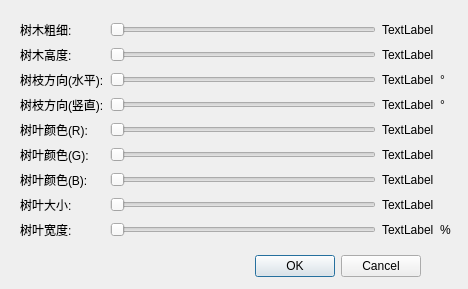
<?xml version="1.0" encoding="UTF-8"?>
<ui version="4.0">
 <class>TreeDialog</class>
 <widget class="QDialog" name="TreeDialog">
  <property name="geometry">
   <rect>
    <x>0</x>
    <y>0</y>
    <width>468</width>
    <height>289</height>
   </rect>
  </property>
  <property name="windowTitle">
   <string>设置树木参数</string>
  </property>
  <widget class="QDialogButtonBox" name="buttonBox">
   <property name="geometry">
    <rect>
     <x>80</x>
     <y>250</y>
     <width>341</width>
     <height>32</height>
    </rect>
   </property>
   <property name="orientation">
    <enum>Qt::Horizontal</enum>
   </property>
   <property name="standardButtons">
    <set>QDialogButtonBox::Cancel|QDialogButtonBox::Ok</set>
   </property>
  </widget>
  <widget class="QWidget" name="gridLayoutWidget">
   <property name="geometry">
    <rect>
     <x>20</x>
     <y>20</y>
     <width>431</width>
     <height>221</height>
    </rect>
   </property>
   <layout class="QGridLayout" name="gridLayout">
    <item row="7" column="2">
     <widget class="QLabel" name="leaf_size_label">
      <property name="text">
       <string>TextLabel</string>
      </property>
     </widget>
    </item>
    <item row="6" column="2">
     <widget class="QLabel" name="leafB_label">
      <property name="text">
       <string>TextLabel</string>
      </property>
     </widget>
    </item>
    <item row="6" column="1">
     <widget class="QSlider" name="leaf_Bslider">
      <property name="orientation">
       <enum>Qt::Horizontal</enum>
      </property>
     </widget>
    </item>
    <item row="8" column="1">
     <widget class="QSlider" name="leaf_width_slider">
      <property name="orientation">
       <enum>Qt::Horizontal</enum>
      </property>
     </widget>
    </item>
    <item row="5" column="1">
     <widget class="QSlider" name="leaf_Gslider">
      <property name="orientation">
       <enum>Qt::Horizontal</enum>
      </property>
     </widget>
    </item>
    <item row="8" column="2">
     <widget class="QLabel" name="leaf_width_label">
      <property name="text">
       <string>TextLabel</string>
      </property>
     </widget>
    </item>
    <item row="5" column="2">
     <widget class="QLabel" name="leafG_label">
      <property name="text">
       <string>TextLabel</string>
      </property>
     </widget>
    </item>
    <item row="0" column="2">
     <widget class="QLabel" name="radius_label">
      <property name="text">
       <string>TextLabel</string>
      </property>
     </widget>
    </item>
    <item row="2" column="1">
     <widget class="QSlider" name="theta_slider">
      <property name="orientation">
       <enum>Qt::Horizontal</enum>
      </property>
     </widget>
    </item>
    <item row="5" column="0">
     <widget class="QLabel" name="label_6">
      <property name="text">
       <string>树叶颜色(G):</string>
      </property>
     </widget>
    </item>
    <item row="4" column="0">
     <widget class="QLabel" name="label_5">
      <property name="text">
       <string>树叶颜色(R):</string>
      </property>
     </widget>
    </item>
    <item row="2" column="0">
     <widget class="QLabel" name="label_3">
      <property name="text">
       <string>树枝方向(水平):</string>
      </property>
     </widget>
    </item>
    <item row="1" column="2">
     <widget class="QLabel" name="height_label">
      <property name="text">
       <string>TextLabel</string>
      </property>
     </widget>
    </item>
    <item row="3" column="0">
     <widget class="QLabel" name="label_4">
      <property name="text">
       <string>树枝方向(竖直):</string>
      </property>
     </widget>
    </item>
    <item row="3" column="1">
     <widget class="QSlider" name="phi_slider">
      <property name="orientation">
       <enum>Qt::Horizontal</enum>
      </property>
     </widget>
    </item>
    <item row="7" column="1">
     <widget class="QSlider" name="leaf_size_slider">
      <property name="orientation">
       <enum>Qt::Horizontal</enum>
      </property>
     </widget>
    </item>
    <item row="4" column="2">
     <widget class="QLabel" name="leafR_label">
      <property name="text">
       <string>TextLabel</string>
      </property>
     </widget>
    </item>
    <item row="2" column="2">
     <widget class="QLabel" name="theta_label">
      <property name="text">
       <string>TextLabel</string>
      </property>
     </widget>
    </item>
    <item row="8" column="0">
     <widget class="QLabel" name="label_9">
      <property name="text">
       <string>树叶宽度:</string>
      </property>
     </widget>
    </item>
    <item row="4" column="1">
     <widget class="QSlider" name="leaf_Rslider">
      <property name="orientation">
       <enum>Qt::Horizontal</enum>
      </property>
     </widget>
    </item>
    <item row="6" column="0">
     <widget class="QLabel" name="label_7">
      <property name="text">
       <string>树叶颜色(B):</string>
      </property>
     </widget>
    </item>
    <item row="3" column="2">
     <widget class="QLabel" name="phi_label">
      <property name="text">
       <string>TextLabel</string>
      </property>
     </widget>
    </item>
    <item row="7" column="0">
     <widget class="QLabel" name="label_8">
      <property name="text">
       <string>树叶大小:</string>
      </property>
     </widget>
    </item>
    <item row="0" column="0">
     <widget class="QLabel" name="label">
      <property name="text">
       <string>树木粗细:</string>
      </property>
     </widget>
    </item>
    <item row="1" column="0">
     <widget class="QLabel" name="label_2">
      <property name="text">
       <string>树木高度:</string>
      </property>
     </widget>
    </item>
    <item row="0" column="1">
     <widget class="QSlider" name="base_radius_slider">
      <property name="orientation">
       <enum>Qt::Horizontal</enum>
      </property>
     </widget>
    </item>
    <item row="1" column="1">
     <widget class="QSlider" name="height_slider">
      <property name="orientation">
       <enum>Qt::Horizontal</enum>
      </property>
     </widget>
    </item>
    <item row="8" column="3">
     <widget class="QLabel" name="label_10">
      <property name="text">
       <string>%</string>
      </property>
     </widget>
    </item>
    <item row="3" column="3">
     <widget class="QLabel" name="label_11">
      <property name="text">
       <string>°</string>
      </property>
     </widget>
    </item>
    <item row="2" column="3">
     <widget class="QLabel" name="label_12">
      <property name="text">
       <string>°</string>
      </property>
     </widget>
    </item>
   </layout>
  </widget>
 </widget>
 <resources/>
 <connections>
  <connection>
   <sender>buttonBox</sender>
   <signal>accepted()</signal>
   <receiver>TreeDialog</receiver>
   <slot>accept()</slot>
   <hints>
    <hint type="sourcelabel">
     <x>248</x>
     <y>254</y>
    </hint>
    <hint type="destinationlabel">
     <x>157</x>
     <y>274</y>
    </hint>
   </hints>
  </connection>
  <connection>
   <sender>buttonBox</sender>
   <signal>rejected()</signal>
   <receiver>TreeDialog</receiver>
   <slot>reject()</slot>
   <hints>
    <hint type="sourcelabel">
     <x>316</x>
     <y>260</y>
    </hint>
    <hint type="destinationlabel">
     <x>286</x>
     <y>274</y>
    </hint>
   </hints>
  </connection>
 </connections>
</ui>
